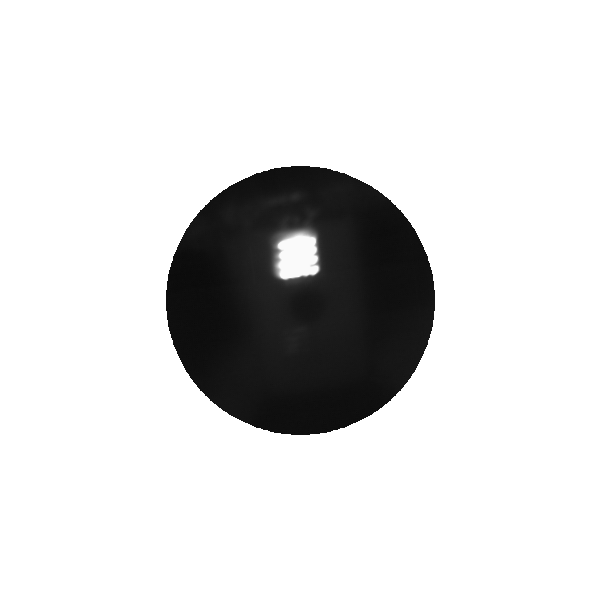
#> input picture 소스코드/4.원/Croped_radius_7.png, 600 x 600 px, found by its file name
$ python rne_pasteimage_cirlcle.py
#> lines starting #> are read from the running program, lines starting #| are printed output that depends on the picture
import numpy as np
from PIL import Image, ImageDraw
import cv2

img10=Image.open("croped/Croped_radius_7.png")
#> img10 is the input picture: PIL image 600x600 RGBA; mean R, G, B, A 91.4, 91.4, 91.4, 40.1
img20=Image.open("croped/Croped_radius_45.png")
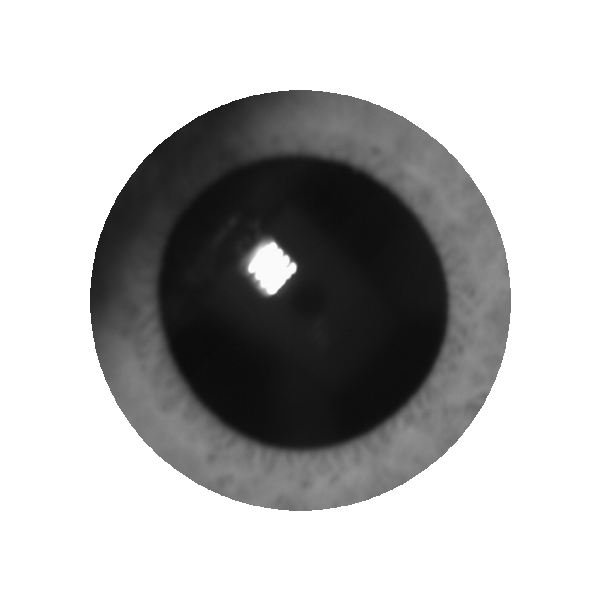
#> input picture 소스코드/4.원/Croped_radius_45.png, 600 x 600 px, found by its file name
#> img20 is the input picture: PIL image 600x600 RGBA; mean R, G, B, A 74.7, 74.7, 74.7, 98.4
img30=Image.open("croped/Croped_radius_35.png")
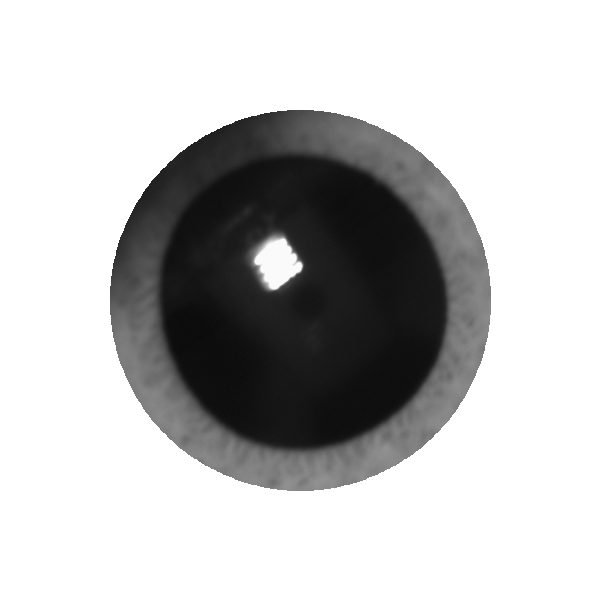
#> input picture 소스코드/4.원/Croped_radius_35.png, 600 x 600 px, found by its file name
#> img30 is the input picture: PIL image 600x600 RGBA; mean R, G, B, A 75.8, 75.8, 75.8, 80.7
img40=Image.open("croped/Croped_radius_14.png")
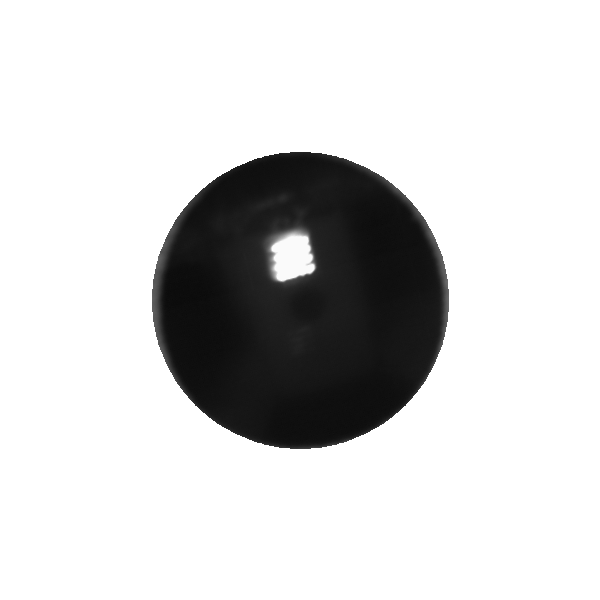
#> input picture 소스코드/4.원/Croped_radius_14.png, 600 x 600 px, found by its file name
#> img40 is the input picture: PIL image 600x600 RGBA; mean R, G, B, A 85.1, 85.1, 85.1, 49
img50=Image.open("croped/Croped_radius_43.png")
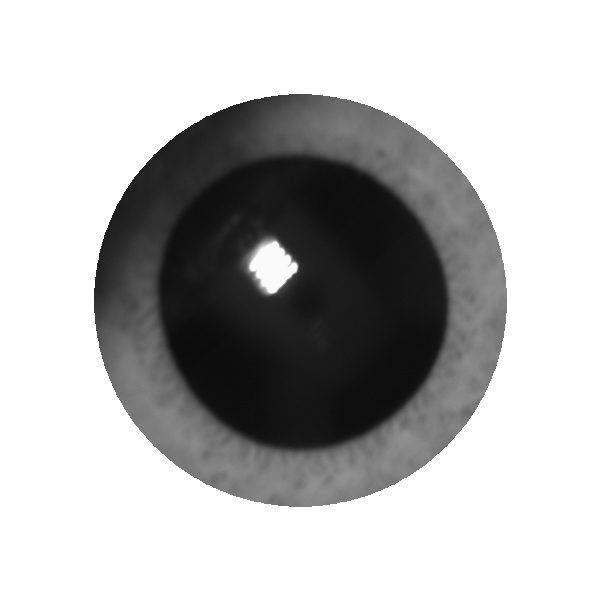
#> input picture 소스코드/4.원/Croped_radius_43.png, 600 x 600 px, found by its file name
#> img50 is the input picture: PIL image 600x600 RGBA; mean R, G, B, A 74.8, 74.8, 74.8, 94.7
img60=Image.open("croped/Croped_radius_76.png")
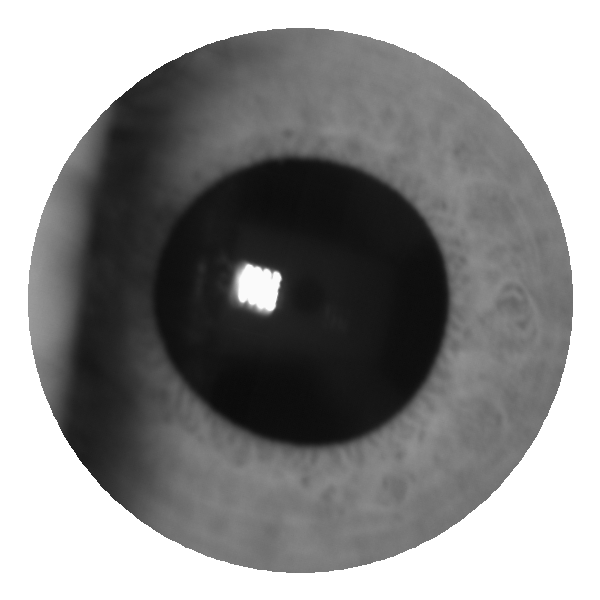
#> input picture 소스코드/4.원/Croped_radius_76.png, 600 x 600 px, found by its file name
#> img60 is the input picture: PIL image 600x600 RGBA; mean R, G, B, A 85, 85, 85, 165
#> (the run stopped early here; a loop or call above may not have finished)
